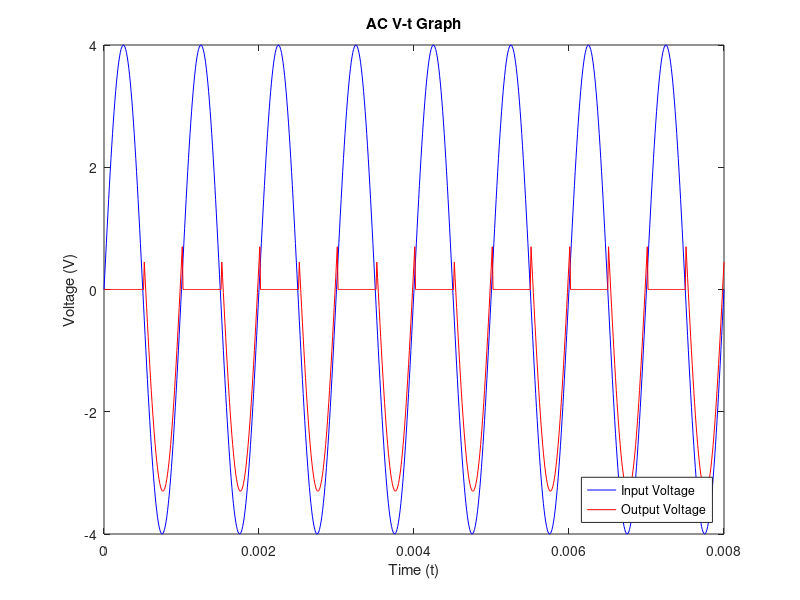

Recreate this plot in MATLAB.
%created by Semih BOLUKBASI - Beyza KARACA
clc
clear
close all

t = 0:1e-5:8e-3; %current
ac = 4 * sin(2 * pi * 1e3 * t);

out = 0; %output voltage

%During Positive Half Cycle: Output voltage (VO) = 0 Volts
%During Negative Half Cycle: Output voltage (VO) = (Vin + Vd) Volts
for i=1:length(ac)-1
    if ac(i) >= 0
        out(end+1) = 0;
    else
        out(end+1) = ac(i) + 0.7;
    end
end

plot(t,ac,'b')
hold on
plot(t,out,'r')
legend("Input Voltage","Output Voltage",'location',"southeast")
title('AC V-t Graph')
xlabel('Time (t)')
ylabel('Voltage (V)')



